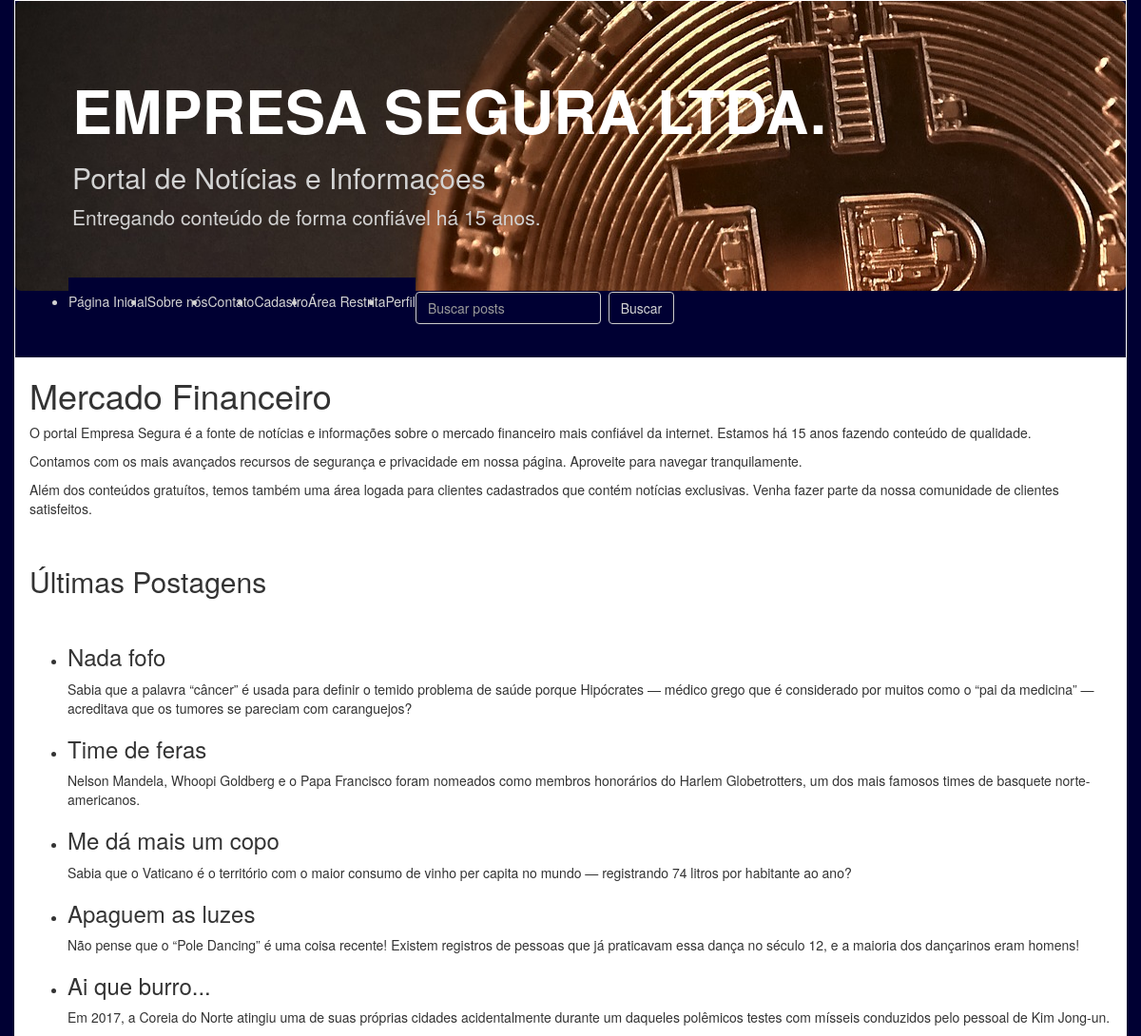
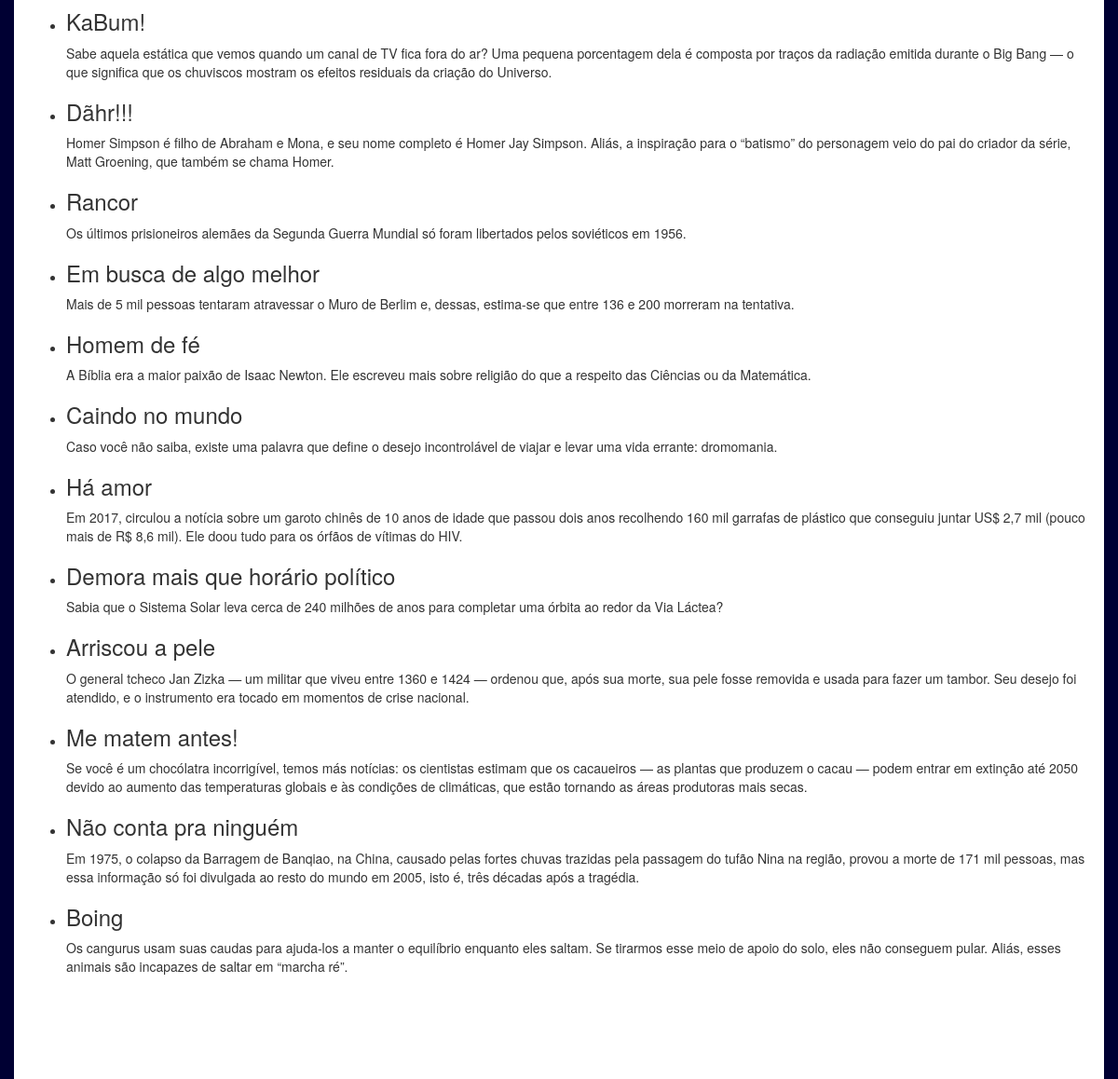
Before: / with the older database file (2 pictures, top to bottom).
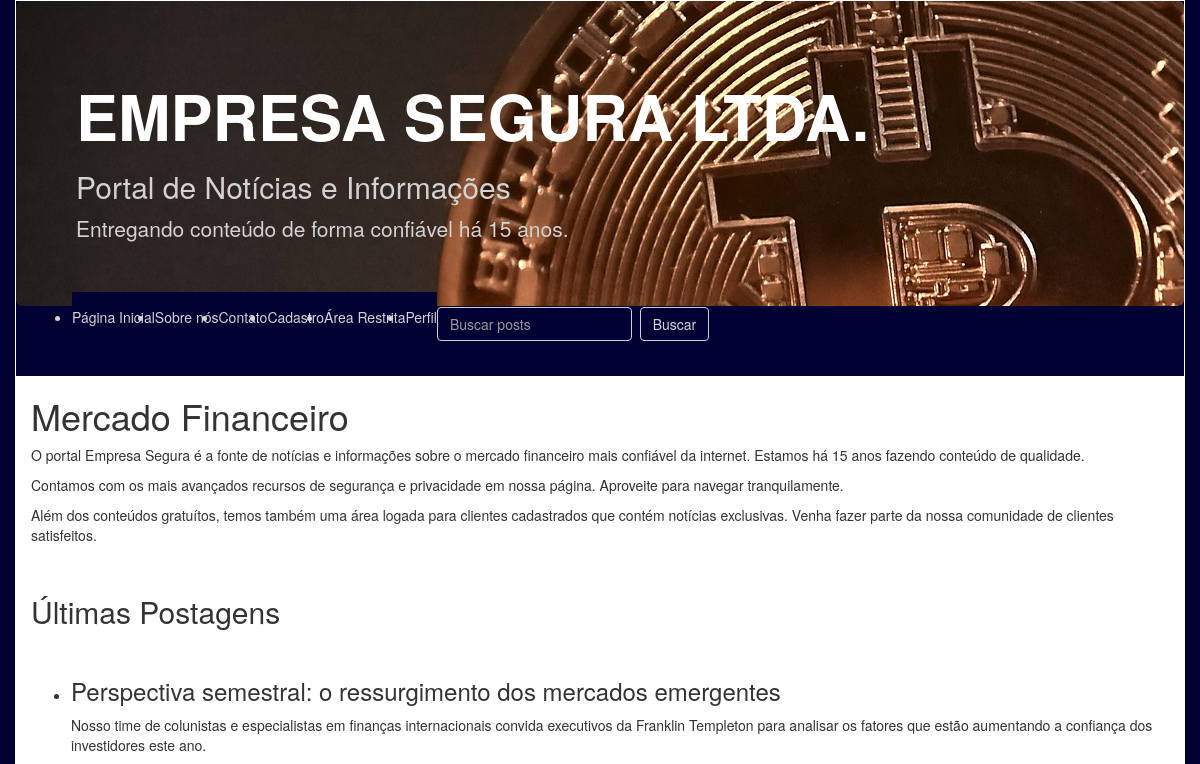
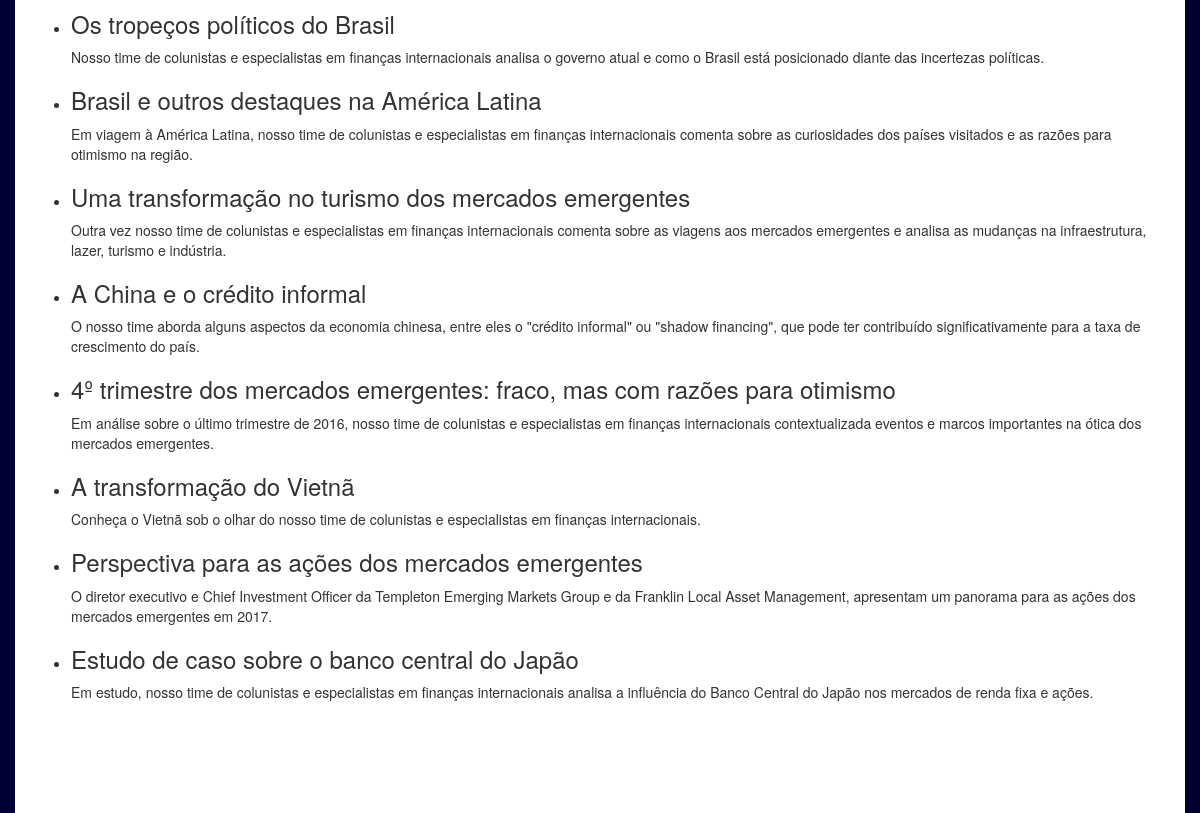
After: the same page with the newer database file (2 pictures, top to bottom).
### tables this page shows
CREATE TABLE `posts` (
	`Title`	TEXT,
	`Content`	TEXT
);

### app.py (the view)
@app.route('/', methods=['GET'])
def get_index():
    posts = f'SELECT * FROM posts;'
    posts = query(posts)
    return f.render_template('index.html', items=posts)

### app.py (called while the page is built)
def query(text):
    conn = engine.connect()
    res = conn.execute(text)
    res = res.fetchall()
    return res

### templates/index.html
{% extends 'header.html' %}
{% block content %}
<div class="container">
    <h1>Mercado Financeiro</h1>
    <p>O portal Empresa Segura é a fonte de notícias e informações sobre
        o mercado financeiro mais confiável da internet. Estamos há 15 anos
        fazendo conteúdo de qualidade.</p>
    <p>Contamos com os mais avançados recursos de segurança e privacidade em
        nossa página. Aproveite para navegar tranquilamente.</p>
    <p>Além dos conteúdos gratuítos, temos também uma área logada para clientes
        cadastrados que contém notícias exclusivas. Venha fazer parte da nossa
        comunidade de clientes satisfeitos.</p>
    <br>
    <h2>Últimas Postagens</h2>
    <br>
    <ul>
        {% for i in items %}
        <li>
            <h3>{{ i[0] }}</h3>
            <p>{{ i[1] }}</p>
        </li>
        {% endfor %}
    </ul>
    <br><br><br><br><br>
</div>
{% endblock %}

### templates/header.html (shortened to what this page needs)
{% extends 'bootstrap/base.html' %}
{% block styles %}
{{super()}}
<link rel="stylesheet" href="{{url_for('static', filename='css/main.css')}}">
{% endblock %}
{% block navbar %}
<div class="container c_header">
    <div class="jumbotron" style="background-image: url('/static/images/jumbotron_bg.png')">
        <h1 style="font-weight: bolder">EMPRESA SEGURA LTDA.</h1>
        <h2>Portal de Notícias e Informações</h2>
        <p>Entregando conteúdo de forma confiável há 15 anos.</p>
    </div>
    <nav class="navbar navbar-expand-lg darkblue">
        <div class="collapse navbar-collapse" id="navbarText">
            <ul class="navbar-nav mr-auto">
                <li class="nav-item">
                    <a class="nav-link" href="/">Página Inicial</a>
                </li>
                <li class="nav-item">
                    <a class="nav-link" href="/about">Sobre nós</a>
                </li>
                <li class="nav-item">
                    <a class="nav-link" href="/contact">Contato</a>
                </li>
                <li class="nav-item">
                    <a class="nav-link" href="/signup">Cadastro</a>
                </li>
                <li class="nav-item">
                    <a class="nav-link" href="/restrict">Área Restrita</a>
                </li>
                <li class="nav-item">
                    <a class="nav-link" href="/profile">Perfil</a>
                </li>
            </ul>
            <form class="form-inline" method="GET" action="/search">
                <input class="form-control" name="text" type="search" placeholder="Buscar posts">&nbsp;
                <button class="btn btn-default" type="submit">Buscar</button>
            </form>
        </div>
    </nav>
</div>
{% endblock %}

### static/css/main.css (style rules this page uses)
body { background-color: #003; }
div.container { background-color: white; border: 1px solid white; }
div.container h1 { margin-top: 0.5em; }
div.c_header { background-color: #003; padding: 0; }
div.jumbotron { margin-bottom: 0; }
div.jumbotron h1 { color: white; }
div.jumbotron h2 { color: lightgray; }
div.jumbotron p { color: lightgray; }
nav.darkblue, nav.darkblue * { background-color: #003; color: lightgray; }

Changed rows visible on the page:
removed posts: Title "Nada fofo", Content "Sabia que a palavra “câncer” é usada para definir o temido problema de saúde porque Hipócrates — médico grego que é considerado por muitos como o “pai da medicina” — acreditava que os tumores se pareciam com caranguejos?"
removed posts: Title "Time de feras", Content "Nelson Mandela, Whoopi Goldberg e o Papa Francisco foram nomeados como membros honorários do Harlem Globetrotters, um dos mais famosos times de basquete norte-americanos."
removed posts: Title "Me dá mais um copo", Content "Sabia que o Vaticano é o território com o maior consumo de vinho per capita no mundo — registrando 74 litros por habitante ao ano?"
removed posts: Title "Apaguem as luzes", Content "Não pense que o “Pole Dancing” é uma coisa recente! Existem registros de pessoas que já praticavam essa dança no século 12, e a maioria dos dançarinos eram homens!"
removed posts: Title "Ai que burro...", Content "Em 2017, a Coreia do Norte atingiu uma de suas próprias cidades acidentalmente durante um daqueles polêmicos testes com mísseis conduzidos pelo pessoal de Kim Jong-un."
removed posts: Title "KaBum!", Content "Sabe aquela estática que vemos quando um canal de TV fica fora do ar? Uma pequena porcentagem dela é composta por traços da radiação emitida durante o Big Bang — o que significa que os chuviscos mostram os efeitos residuais da criação do Universo."
removed posts: Title "Dãhr!!!", Content "Homer Simpson é filho de Abraham e Mona, e seu nome completo é Homer Jay Simpson. Aliás, a inspiração para o “batismo” do personagem veio do pai do criador da série, Matt Groening, que também se chama Homer."
removed posts: Title "Rancor", Content "Os últimos prisioneiros alemães da Segunda Guerra Mundial só foram libertados pelos soviéticos em 1956."
removed posts: Title "Em busca de algo melhor", Content "Mais de 5 mil pessoas tentaram atravessar o Muro de Berlim e, dessas, estima-se que entre 136 e 200 morreram na tentativa."
removed posts: Title "Homem de fé", Content "A Bíblia era a maior paixão de Isaac Newton. Ele escreveu mais sobre religião do que a respeito das Ciências ou da Matemática."
removed posts: Title "Caindo no mundo", Content "Caso você não saiba, existe uma palavra que define o desejo incontrolável de viajar e levar uma vida errante: dromomania."
removed posts: Title "Há amor", Content "Em 2017, circulou a notícia sobre um garoto chinês de 10 anos de idade que passou dois anos recolhendo 160 mil garrafas de plástico que conseguiu juntar US$ 2,7 mil (pouco mais de R$ 8,6 mil). Ele doou tudo para os órfãos de vítimas do HIV."
removed posts: Title "Demora mais que horário político", Content "Sabia que o Sistema Solar leva cerca de 240 milhões de anos para completar uma órbita ao redor da Via Láctea?"
removed posts: Title "Arriscou a pele", Content "O general tcheco Jan Zizka — um militar que viveu entre 1360 e 1424 — ordenou que, após sua morte, sua pele fosse removida e usada para fazer um tambor. Seu desejo foi atendido, e o instrumento era tocado em momentos de crise nacional."
removed posts: Title "Me matem antes!", Content "Se você é um chocólatra incorrigível, temos más notícias: os cientistas estimam que os cacaueiros — as plantas que produzem o cacau — podem entrar em extinção até 2050 devido ao aumento das temperaturas globais e às condições de climáticas, que estão tornando as áreas produtoras mais secas."
removed posts: Title "Não conta pra ninguém", Content "Em 1975, o colapso da Barragem de Banqiao, na China, causado pelas fortes chuvas trazidas pela passagem do tufão Nina na região, provou a morte de 171 mil pessoas, mas essa informação só foi divulgada ao resto do mundo em 2005, isto é, três décadas após a tragédia."
removed posts: Title "Boing", Content "Os cangurus usam suas caudas para ajuda-los a manter o equilíbrio enquanto eles saltam. Se tirarmos esse meio de apoio do solo, eles não conseguem pular. Aliás, esses animais são incapazes de saltar em “marcha ré”."
added posts: Title "Perspectiva semestral: o ressurgimento dos mercados emergentes", Content "Nosso time de colunistas e especialistas em finanças internacionais convida executivos da Franklin Templeton para analisar os fatores que estão aumentando a confiança dos investidores este ano."
added posts: Title "Os tropeços políticos do Brasil", Content "Nosso time de colunistas e especialistas em finanças internacionais analisa o governo atual e como o Brasil está posicionado diante das incertezas políticas."
added posts: Title "Brasil e outros destaques na América Latina", Content "Em viagem à América Latina, nosso time de colunistas e especialistas em finanças internacionais comenta sobre as curiosidades dos países visitados e as razões para otimismo na região."
added posts: Title "Uma transformação no turismo dos mercados emergentes", Content "Outra vez nosso time de colunistas e especialistas em finanças internacionais comenta sobre as viagens aos mercados emergentes e analisa as mudanças na infraestrutura, lazer, turismo e indústria."
added posts: Title "A China e o crédito informal", Content "O nosso time aborda alguns aspectos da economia chinesa, entre eles o \"crédito informal\" ou \"shadow financing\", que pode ter contribuído significativamente para a taxa de crescimento do país."
added posts: Title "4º trimestre dos mercados emergentes: fraco, mas com razões para otimismo", Content "Em análise sobre o último trimestre de 2016, nosso time de colunistas e especialistas em finanças internacionais contextualizada eventos e marcos importantes na ótica dos mercados emergentes."
added posts: Title "A transformação do Vietnã", Content "Conheça o Vietnã sob o olhar do nosso time de colunistas e especialistas em finanças internacionais."
added posts: Title "Perspectiva para as ações dos mercados emergentes", Content "O diretor executivo e Chief Investment Officer da Templeton Emerging Markets Group e da Franklin Local Asset Management, apresentam um panorama para as ações dos mercados emergentes em 2017."
added posts: Title "Estudo de caso sobre o banco central do Japão", Content "Em estudo, nosso time de colunistas e especialistas em finanças internacionais analisa a influência do Banco Central do Japão nos mercados de renda fixa e ações."
